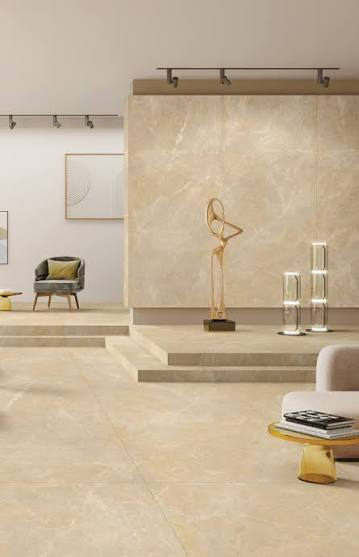
#> input picture whatapp-integration/ambigous case.jpg, 359 x 557 px
$ python test.py
#> lines starting #> are read from the running program, lines starting #| are printed output that depends on the picture; after the words box and inside, x2 and y2 are one past the last pixel; in counts of white or black regions, pixels touching at a corner belong together
import cv2
import numpy as np
from dataclasses import dataclass


# ============================================================
# CONFIG
# ============================================================

@dataclass
class Config:

    # Image
    resize_width: int = 1280

    # Edge detection
    canny_low: int = 40
    canny_high: int = 120

    # Hough
    hough_threshold: int = 60
    min_line_length_ratio: float = 0.08
    max_line_gap: int = 30

    # Morphology
    morphology_kernel: int = 7

    # Region
    min_component_area_ratio: float = 0.002

    # Confidence
    minimum_confidence: float = 0.45


# ============================================================
# IMAGE PREPROCESSING
# ============================================================

class ImagePreprocessor:

    def __init__(self, config):
        self.cfg = config

    def resize(self, image):

        h, w = image.shape[:2]

        if w <= self.cfg.resize_width:
            return image

        scale = self.cfg.resize_width / w

        new_w = self.cfg.resize_width
        new_h = int(h * scale)

        return cv2.resize(
            image,
            (new_w, new_h),
            interpolation=cv2.INTER_AREA
        )

    def normalize(self, image):

        lab = cv2.cvtColor(image, cv2.COLOR_BGR2LAB)

        l, a, b = cv2.split(lab)

        clahe = cv2.createCLAHE(
            clipLimit=2.0,
            tileGridSize=(8, 8)
        )

        l = clahe.apply(l)

        lab = cv2.merge([l, a, b])

        return cv2.cvtColor(
            lab,
            cv2.COLOR_LAB2BGR
        )

    def process(self, image):

        image = self.resize(image)
        image = self.normalize(image)

        return image


# ============================================================
# EDGE DETECTION
# ============================================================

class EdgeDetector:

    def __init__(self, config):
        self.cfg = config

    def detect(self, image):

        gray = cv2.cvtColor(
            image,
            cv2.COLOR_BGR2GRAY
        )

        gray = cv2.GaussianBlur(
            gray,
            (5, 5),
            0
        )

        edges = cv2.Canny(
            gray,
            self.cfg.canny_low,
            self.cfg.canny_high
        )

        kernel = np.ones(
            (3, 3),
            np.uint8
        )

        edges = cv2.morphologyEx(
            edges,
            cv2.MORPH_CLOSE,
            kernel
        )

        return edges


# ============================================================
# LINE DETECTION
# ============================================================

@dataclass
class Line:

    x1: int
    y1: int
    x2: int
    y2: int

    @property
    def length(self):

        return np.sqrt(
            (self.x2 - self.x1) ** 2 +
            (self.y2 - self.y1) ** 2
        )

    @property
    def angle(self):

        return np.degrees(
            np.arctan2(
                self.y2 - self.y1,
                self.x2 - self.x1
            )
        )


class LineDetector:

    def __init__(self, config):
        self.cfg = config

    def detect(self, edges):

        h, w = edges.shape

        min_length = max(
            30,
            int(w * self.cfg.min_line_length_ratio)
        )

        lines = cv2.HoughLinesP(
            edges,
            rho=1,
            theta=np.pi / 180,
            threshold=self.cfg.hough_threshold,
            minLineLength=min_length,
            maxLineGap=self.cfg.max_line_gap
        )

        if lines is None:
            return []

        result = []

        # Flatten everything to Nx4
        lines = np.asarray(lines).reshape(-1, 4)

        for x1, y1, x2, y2 in lines:

            result.append(
                Line(
                    int(x1),
                    int(y1),
                    int(x2),
                    int(y2)
                )
            )

        return result


# ============================================================
# LINE CLASSIFICATION
# ============================================================

class StructuralAnalyzer:

    def __init__(self):

        pass

    @staticmethod
    def normalize_angle(angle):

        angle = angle % 180

        if angle > 90:
            angle -= 180

        return angle

    def classify(self, lines):

        horizontal = []
        vertical = []
        diagonal = []

        for line in lines:

            angle = self.normalize_angle(
                line.angle
            )

            if abs(angle) < 12:

                horizontal.append(line)

            elif abs(abs(angle) - 90) < 12:

                vertical.append(line)

            else:

                diagonal.append(line)

        return {
            "horizontal": horizontal,
            "vertical": vertical,
            "diagonal": diagonal
        }


# ============================================================
# HORIZONTAL STRUCTURE ANALYSIS
# ============================================================

class FloorBoundaryDetector:

    def __init__(self):

        pass

    def detect(self, horizontal_lines, image_shape):

        h, w = image_shape[:2]

        candidates = []

        for line in horizontal_lines:

            y = int(
                (line.y1 + line.y2) / 2
            )

            # Floor boundary normally exists
            # in lower-middle portion of image.
            normalized_y = y / h

            if 0.30 < normalized_y < 0.90:

                candidates.append(
                    (y, line.length)
                )

        if not candidates:
            return None

        # Prefer longer lines
        candidates.sort(
            key=lambda x: x[1],
            reverse=True
        )

        # Avoid ceiling lines by preferring
        # lower structural lines.
        best = max(
            candidates,
            key=lambda x:
                x[1] * (x[0] / h)
        )

        return best[0]


# ============================================================
# VANISHING POINT
# ============================================================

class VanishingPointEstimator:

    def intersection(self, line1, line2):

        x1, y1 = line1.x1, line1.y1
        x2, y2 = line1.x2, line1.y2

        x3, y3 = line2.x1, line2.y1
        x4, y4 = line2.x2, line2.y2

        denominator = (
            (x1 - x2) * (y3 - y4)
            -
            (y1 - y2) * (x3 - x4)
        )

        if abs(denominator) < 1e-6:
            return None

        px = (
            (x1 * y2 - y1 * x2) * (x3 - x4)
            -
            (x1 - x2) *
            (x3 * y4 - y3 * x4)
        ) / denominator

        py = (
            (x1 * y2 - y1 * x2) * (y3 - y4)
            -
            (y1 - y2) *
            (x3 * y4 - y3 * x4)
        ) / denominator

        return np.array([px, py])

    def estimate(self, diagonal_lines):

        points = []

        for i in range(len(diagonal_lines)):

            for j in range(i + 1, len(diagonal_lines)):

                l1 = diagonal_lines[i]
                l2 = diagonal_lines[j]

                p = self.intersection(l1, l2)

                if p is None:
                    continue

                if np.all(np.isfinite(p)):

                    points.append(p)

        if not points:
            return None

        points = np.array(points)

        return np.median(
            points,
            axis=0
        )


# ============================================================
# COLOR / TEXTURE ANALYSIS
# ============================================================

class AppearanceAnalyzer:

    def convert(self, image):

        hsv = cv2.cvtColor(
            image,
            cv2.COLOR_BGR2HSV
        )

        lab = cv2.cvtColor(
            image,
            cv2.COLOR_BGR2LAB
        )

        return hsv, lab

    def texture_map(self, image):

        gray = cv2.cvtColor(
            image,
            cv2.COLOR_BGR2GRAY
        )

        mean = cv2.blur(
            gray.astype(np.float32),
            (15, 15)
        )

        mean_sq = cv2.blur(
            gray.astype(np.float32) ** 2,
            (15, 15)
        )

        variance = (
            mean_sq -
            mean ** 2
        )

        variance = cv2.normalize(
            variance,
            None,
            0,
            255,
            cv2.NORM_MINMAX
        )

        return variance.astype(np.uint8)


# ============================================================
# INITIAL ROOM MASK
# ============================================================

class RoomMaskBuilder:

    def create_wall_mask(
        self,
        image_shape,
        floor_y
    ):

        h, w = image_shape[:2]

        mask = np.zeros(
            (h, w),
            dtype=np.uint8
        )

        if floor_y is None:

            floor_y = int(
                h * 0.65
            )

        polygon = np.array([
            [0, 0],
            [w, 0],
            [w, floor_y],
            [0, floor_y]
        ])

        cv2.fillPoly(
            mask,
            [polygon],
            255
        )

        return mask

    def create_floor_mask(
        self,
        image_shape,
        floor_y
    ):

        h, w = image_shape[:2]

        mask = np.zeros(
            (h, w),
            dtype=np.uint8
        )

        if floor_y is None:

            floor_y = int(
                h * 0.65
            )

        polygon = np.array([
            [0, floor_y],
            [w, floor_y],
            [w, h],
            [0, h]
        ])

        cv2.fillPoly(
            mask,
            [polygon],
            255
        )

        return mask


# ============================================================
# MASK REFINEMENT
# ============================================================

class MaskRefiner:

    def __init__(self, config):

        self.cfg = config

    def refine(self, mask):

        k = self.cfg.morphology_kernel

        kernel = cv2.getStructuringElement(
            cv2.MORPH_ELLIPSE,
            (k, k)
        )

        mask = cv2.morphologyEx(
            mask,
            cv2.MORPH_CLOSE,
            kernel
        )

        mask = cv2.morphologyEx(
            mask,
            cv2.MORPH_OPEN,
            kernel
        )

        return mask


# ============================================================
# CONFIDENCE
# ============================================================

class ConfidenceEstimator:

    def calculate(
        self,
        floor_y,
        image_shape,
        lines
    ):

        h, w = image_shape[:2]

        score = 0.0

        # Structural line evidence
        if len(lines) > 0:
            score += 0.35

        # Reasonable floor boundary
        if floor_y is not None:

            normalized = floor_y / h

            if 0.45 < normalized < 0.85:

                score += 0.40

        # Basic geometric consistency
        if floor_y is not None:

            if floor_y < h:

                score += 0.25

        return min(score, 1.0)


# ============================================================
# VISUALIZATION
# ============================================================

class Visualizer:

    def overlay(
        self,
        image,
        wall_mask,
        floor_mask
    ):

        output = image.copy()

        wall_color = np.zeros_like(
            image
        )

        floor_color = np.zeros_like(
            image
        )

        wall_color[:, :] = (
            255,
            0,
            0
        )

        floor_color[:, :] = (
            0,
            255,
            0
        )

        wall_region = (
            wall_mask > 0
        )

        floor_region = (
            floor_mask > 0
        )

        output[wall_region] = cv2.addWeighted(
            image[wall_region],
            0.55,
            wall_color[wall_region],
            0.45,
            0
        )

        output[floor_region] = cv2.addWeighted(
            image[floor_region],
            0.55,
            floor_color[floor_region],
            0.45,
            0
        )

        return output


# ============================================================
# MAIN PIPELINE
# ============================================================

class InteriorSegmenter:

    def __init__(self):

        self.cfg = Config()

        self.preprocessor = \
            ImagePreprocessor(self.cfg)

        self.edge_detector = \
            EdgeDetector(self.cfg)

        self.line_detector = \
            LineDetector(self.cfg)

        self.structural_analyzer = \
            StructuralAnalyzer()

        self.floor_detector = \
            FloorBoundaryDetector()

        self.vanishing_estimator = \
            VanishingPointEstimator()

        self.appearance = \
            AppearanceAnalyzer()

        self.mask_builder = \
            RoomMaskBuilder()

        self.refiner = \
            MaskRefiner(self.cfg)

        self.confidence = \
            ConfidenceEstimator()

        self.visualizer = \
            Visualizer()

    def process(self, image):

        # ----------------------------------------
        # 1. PREPROCESS
        # ----------------------------------------

        image = self.preprocessor.process(
            image
        )

        # ----------------------------------------
        # 2. EDGES
        # ----------------------------------------

        edges = self.edge_detector.detect(
            image
        )

        # ----------------------------------------
        # 3. LINES
        # ----------------------------------------

        lines = self.line_detector.detect(
            edges
        )

        # ----------------------------------------
        # 4. STRUCTURAL ANALYSIS
        # ----------------------------------------

        groups = self.structural_analyzer.classify(
            lines
        )

        # ----------------------------------------
        # 5. FLOOR BOUNDARY
        # ----------------------------------------

        floor_y = self.floor_detector.detect(
            groups["horizontal"],
            image.shape
        )

        # ----------------------------------------
        # 6. VANISHING POINT
        # ----------------------------------------

        vanishing_point = \
            self.vanishing_estimator.estimate(
                groups["diagonal"]
            )

        # ----------------------------------------
        # 7. APPEARANCE
        # ----------------------------------------

        hsv, lab = self.appearance.convert(
            image
        )

        texture = self.appearance.texture_map(
            image
        )

        # ----------------------------------------
        # 8. INITIAL MASKS
        # ----------------------------------------

        wall_mask = \
            self.mask_builder.create_wall_mask(
                image.shape,
                floor_y
            )

        floor_mask = \
            self.mask_builder.create_floor_mask(
                image.shape,
                floor_y
            )

        # ----------------------------------------
        # 9. REFINEMENT
        # ----------------------------------------

        wall_mask = self.refiner.refine(
            wall_mask
        )

        floor_mask = self.refiner.refine(
            floor_mask
        )

        # ----------------------------------------
        # 10. CONFIDENCE
        # ----------------------------------------

        confidence = \
            self.confidence.calculate(
                floor_y,
                image.shape,
                lines
            )

        # ----------------------------------------
        # 11. VISUALIZATION
        # ----------------------------------------

        overlay = self.visualizer.overlay(
            image,
            wall_mask,
            floor_mask
        )

        return {
            "image": image,
            "edges": edges,
            "lines": lines,
            "vanishing_point": vanishing_point,
            "floor_y": floor_y,
            "wall_mask": wall_mask,
            "floor_mask": floor_mask,
            "texture": texture,
            "confidence": confidence,
            "overlay": overlay
        }


# ============================================================
# ENTRY POINT
# ============================================================

def main():

    image = cv2.imread(
        "ambigous case.jpg"
    )
#> image is the input picture: shape (557, 359, 3); mean B, G, R 152.9, 177.7, 195.6

    if image is None:

        raise FileNotFoundError(
            "data/room.jpg not found"
        )

    segmenter = InteriorSegmenter()

    result = segmenter.process(
        image
    )
#> in normalize, `l, a, b = cv2.split(lab)`:
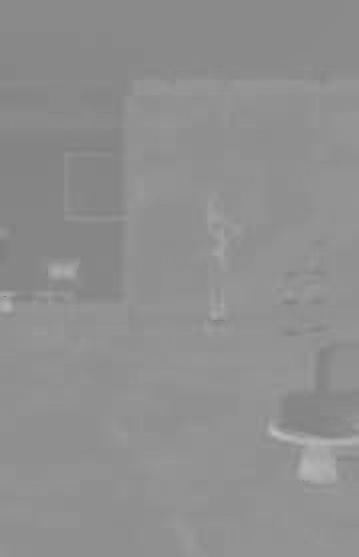
#> b: shape (557, 359); min 128, max 190, mean 143.1
#> in detect, `edges = cv2.Canny( gray, self.cfg.canny_low, self.cfg.canny_high )`:
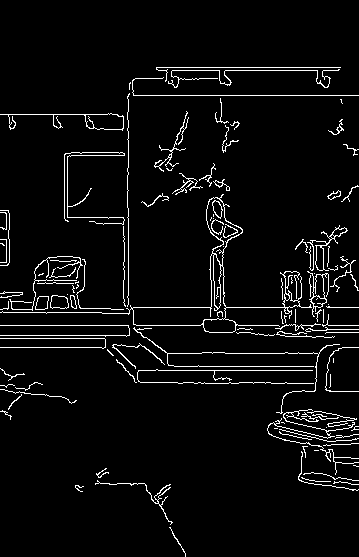
#> edges: shape (557, 359); 4.6% white in thin lines or dots, all inside (x1, y1, x2, y2) = (0, 67, 359, 557)
#> in detect, `edges = cv2.morphologyEx( edges, cv2.MORPH_CLOSE, kernel )`:
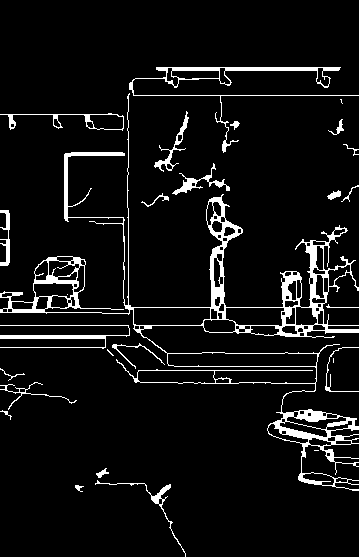
#> edges: shape (557, 359); 6.7% white; 27 white regions (5 under 20 px), largest, box (x1, y1, x2, y2) and area: (0, 93, 359, 491) 8823, (129, 67, 359, 153) 1368, (0, 325, 130, 349) 703
#> in detect, `lines = cv2.HoughLinesP( edges, rho=1, theta=np.pi / 180, threshold=se..`: lines = 91 rows, first 6: [125, 307, 358, 307], [235, 325, 358, 325], [128, 95, 358, 95], [0, 336, 97, 335], [128, 372, 128, 94], [158, 70, 338, 70]
#> the loop in detect, `for x1, y1, x2, y2 in lines: ` made 91 passes
#> after the loop in detect, `for x1, y1, x2, y2 in lines:`: result = 91 items
#> the loop in classify, `for line in lines: ` made 91 passes
#> angle on passes 1 to 8: 0, 0, 0, -0.591, 90, 0, 0, 0
#> after the loop in classify, `for line in lines:`: diagonal = 17 items; horizontal = 40 items; vertical = 34 items
#> in process, `groups = self.structural_analyzer.classify( lines )`: groups = 3 items
#> the loop in detect, `for line in horizontal_lines: ` made 40 passes
#> (y, normalized_y) on passes 1 to 8: (307, 0.551), (325, 0.583), (95, 0.171), (335, 0.601), (70, 0.126), (67, 0.12), (370, 0.664), (69, 0.124)
#> after the loop in detect, `for line in horizontal_lines:`: candidates = 31 pairs, first value 279 to 483, second value 31 to 233
#> in detect, `best = max( candidates, key=lambda x: x[1] * (x[0] / h) )`: best = (353, 223)
#> in process, `floor_y = self.floor_detector.detect( groups["horizontal"], image.shap..`: floor_y = 353
#> the loop in estimate, `for i in range(len(diagonal_lines)): ` made 17 passes
#> in texture_map, `mean = cv2.blur( gray.astype(np.float32), (15, 15) )`:
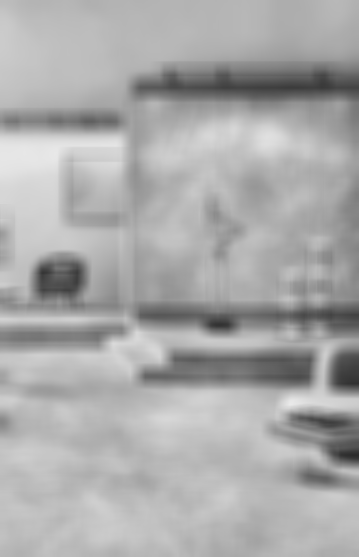
#> mean: shape (557, 359) float32; min 44.28, max 233.8, mean 170.6
#> in texture_map, `mean_sq = cv2.blur( gray.astype(np.float32) ** 2, (15, 15) )`:
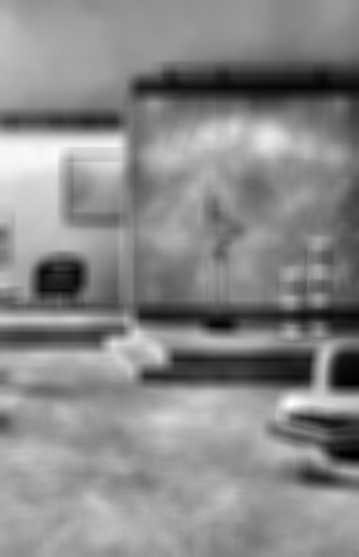
#> mean_sq: shape (557, 359) float32; min 2414.1, max 54755, mean 30580.7; drawn with min black and max white
#> in create_floor_mask, `cv2.fillPoly( mask, [polygon], 255 )`:
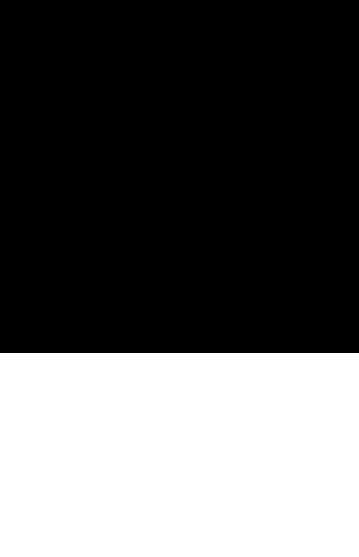
#> mask: shape (557, 359); 36.6% white; 1 white region, box (x1, y1, x2, y2) and area: (0, 353, 359, 557) 73236
#> in overlay, `output[floor_region] = cv2.addWeighted( image[floor_region], 0.55, flo..`:
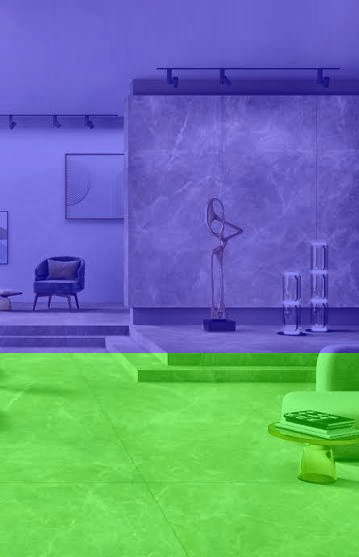
#> output: shape (557, 359, 3); mean B, G, R 151.8, 134.5, 102.1

    print(
        f"Confidence: "
        f"{result['confidence']:.2f}"
    )
#| Confidence: 1.00

    cv2.imwrite(
        "edges.jpg",
        result["edges"]
    )

    cv2.imwrite(
        "wall_mask.png",
        result["wall_mask"]
    )

    cv2.imwrite(
        "floor_mask.png",
        result["floor_mask"]
    )

    cv2.imwrite(
        "segmentation_result.jpg",
        result["overlay"]
    )

    cv2.imshow(
        "Segmentation",
        result["overlay"]
    )

    cv2.waitKey(0)
    cv2.destroyAllWindows()


if __name__ == "__main__":
    main()
